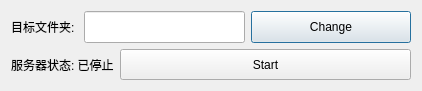
<?xml version="1.0" encoding="UTF-8"?>
<ui version="4.0">
 <class>FileServerForm</class>
 <widget class="QDialog" name="FileServerForm">
  <property name="geometry">
   <rect>
    <x>0</x>
    <y>0</y>
    <width>422</width>
    <height>91</height>
   </rect>
  </property>
  <property name="sizePolicy">
   <sizepolicy hsizetype="Fixed" vsizetype="Fixed">
    <horstretch>0</horstretch>
    <verstretch>0</verstretch>
   </sizepolicy>
  </property>
  <property name="minimumSize">
   <size>
    <width>0</width>
    <height>0</height>
   </size>
  </property>
  <property name="windowTitle">
   <string>文件服务器</string>
  </property>
  <property name="windowIcon">
   <iconset resource="../Resources/Resources.qrc">
    <normaloff>:/Core/Core/Logo.png</normaloff>:/Core/Core/Logo.png</iconset>
  </property>
  <layout class="QVBoxLayout" name="main_layout" stretch="0,0">
   <item>
    <layout class="QHBoxLayout" name="working_folder_layout">
     <item>
      <widget class="QLabel" name="working_folder_label">
       <property name="text">
        <string>目标文件夹: </string>
       </property>
      </widget>
     </item>
     <item>
      <widget class="QLineEdit" name="working_folder">
       <property name="sizePolicy">
        <sizepolicy hsizetype="Expanding" vsizetype="Minimum">
         <horstretch>0</horstretch>
         <verstretch>0</verstretch>
        </sizepolicy>
       </property>
       <property name="text">
        <string notr="true"/>
       </property>
       <property name="readOnly">
        <bool>true</bool>
       </property>
      </widget>
     </item>
     <item>
      <widget class="QPushButton" name="working_folder_change">
       <property name="sizePolicy">
        <sizepolicy hsizetype="MinimumExpanding" vsizetype="Minimum">
         <horstretch>0</horstretch>
         <verstretch>0</verstretch>
        </sizepolicy>
       </property>
       <property name="text">
        <string>Change</string>
       </property>
      </widget>
     </item>
    </layout>
   </item>
   <item>
    <layout class="QHBoxLayout" name="server_info_layout">
     <item>
      <widget class="QLabel" name="server_info">
       <property name="text">
        <string>服务器状态: 已停止</string>
       </property>
      </widget>
     </item>
     <item>
      <widget class="QPushButton" name="toggle_working">
       <property name="sizePolicy">
        <sizepolicy hsizetype="MinimumExpanding" vsizetype="Minimum">
         <horstretch>0</horstretch>
         <verstretch>0</verstretch>
        </sizepolicy>
       </property>
       <property name="text">
        <string>Start</string>
       </property>
      </widget>
     </item>
    </layout>
   </item>
  </layout>
 </widget>
 <resources>
  <include location="../Resources/Resources.qrc"/>
 </resources>
 <connections>
  <connection>
   <sender>working_folder_change</sender>
   <signal>clicked()</signal>
   <receiver>FileServerForm</receiver>
   <slot>change_working_folder()</slot>
   <hints>
    <hint type="sourcelabel">
     <x>509</x>
     <y>41</y>
    </hint>
    <hint type="destinationlabel">
     <x>521</x>
     <y>58</y>
    </hint>
   </hints>
  </connection>
  <connection>
   <sender>toggle_working</sender>
   <signal>clicked()</signal>
   <receiver>FileServerForm</receiver>
   <slot>toggle_server()</slot>
   <hints>
    <hint type="sourcelabel">
     <x>468</x>
     <y>65</y>
    </hint>
    <hint type="destinationlabel">
     <x>478</x>
     <y>87</y>
    </hint>
   </hints>
  </connection>
 </connections>
 <slots>
  <slot>change_working_folder()</slot>
  <slot>toggle_server()</slot>
 </slots>
</ui>
